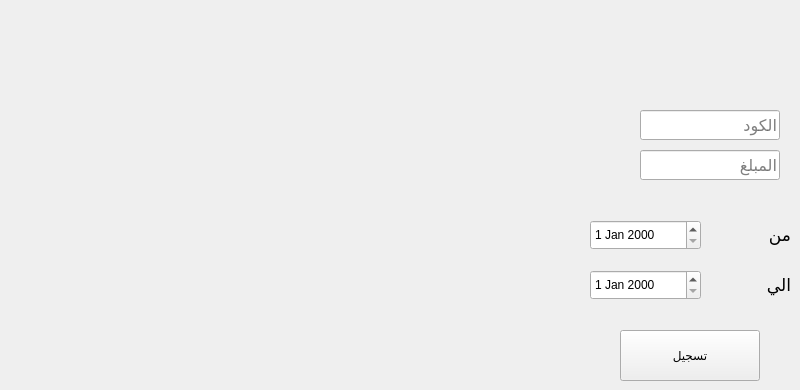
       <widget class="QWidget" name="tab_22">
        <attribute name="title">
         <string>اشتراك جديد</string>
        </attribute>
        <widget class="QLabel" name="label_64">
         <property name="geometry">
          <rect>
           <x>730</x>
           <y>270</y>
           <width>61</width>
           <height>30</height>
          </rect>
         </property>
         <property name="font">
          <font>
           <pointsize>13</pointsize>
          </font>
         </property>
         <property name="text">
          <string>الي</string>
         </property>
        </widget>
        <widget class="QDateEdit" name="dateEdit_8">
         <property name="geometry">
          <rect>
           <x>590</x>
           <y>270</y>
           <width>111</width>
           <height>30</height>
          </rect>
         </property>
        </widget>
        <widget class="QLineEdit" name="lineEdit_100">
         <property name="geometry">
          <rect>
           <x>640</x>
           <y>150</y>
           <width>140</width>
           <height>30</height>
          </rect>
         </property>
         <property name="font">
          <font>
           <pointsize>12</pointsize>
          </font>
         </property>
         <property name="placeholderText">
          <string>المبلغ</string>
         </property>
        </widget>
        <widget class="QDateEdit" name="dateEdit_7">
         <property name="geometry">
          <rect>
           <x>590</x>
           <y>220</y>
           <width>111</width>
           <height>30</height>
          </rect>
         </property>
        </widget>
        <widget class="QLabel" name="label_63">
         <property name="geometry">
          <rect>
           <x>730</x>
           <y>220</y>
           <width>61</width>
           <height>30</height>
          </rect>
         </property>
         <property name="font">
          <font>
           <pointsize>13</pointsize>
          </font>
         </property>
         <property name="text">
          <string>من</string>
         </property>
        </widget>
        <widget class="QLineEdit" name="lineEdit_97">
         <property name="geometry">
          <rect>
           <x>640</x>
           <y>110</y>
           <width>140</width>
           <height>30</height>
          </rect>
         </property>
         <property name="font">
          <font>
           <pointsize>12</pointsize>
          </font>
         </property>
         <property name="placeholderText">
          <string>الكود</string>
         </property>
        </widget>
        <widget class="QPushButton" name="pushButton_34">
         <property name="geometry">
          <rect>
           <x>620</x>
           <y>330</y>
           <width>140</width>
           <height>51</height>
          </rect>
         </property>
         <property name="text">
          <string>تسجيل</string>
         </property>
        </widget>
       </widget>
